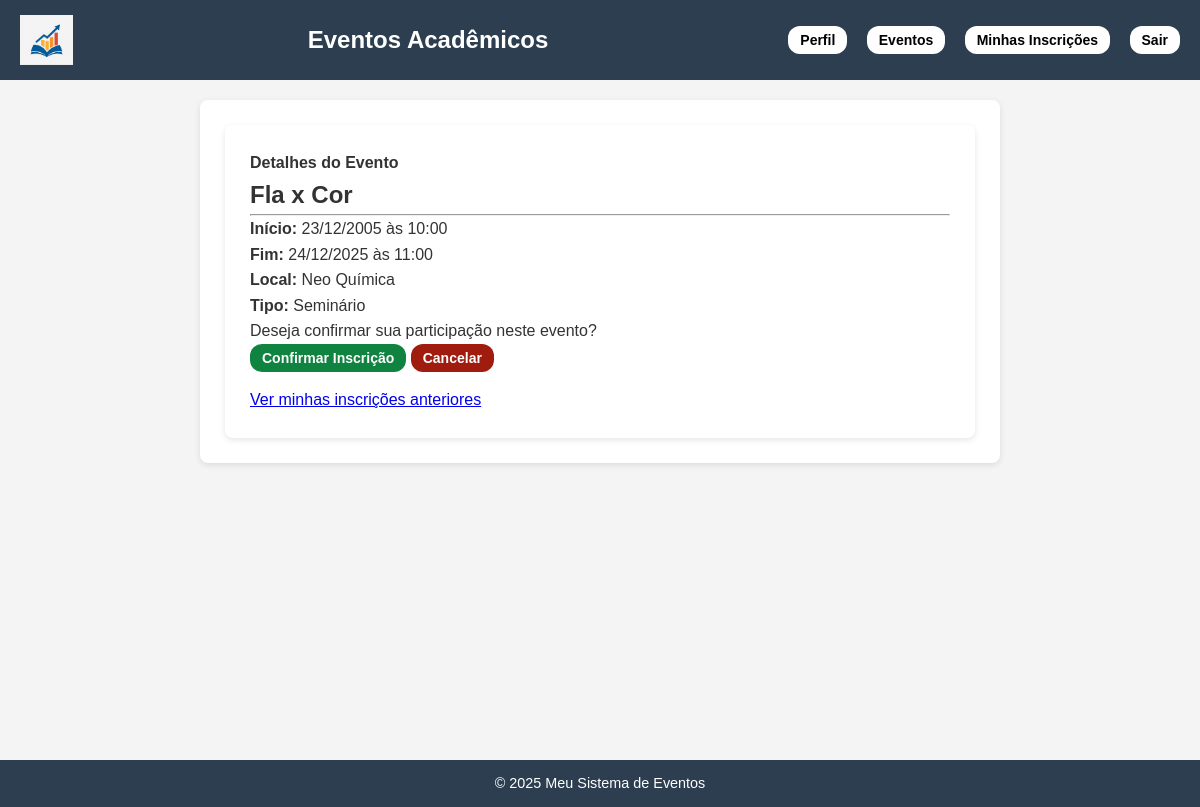
/api/inscricoes/criar/3/ (signed in), run on the app's committed database.
### eventos/models.py (models this page shows, shortened)
class Evento(models.Model):
    TIPOS = [
        ('seminario', 'Seminário'),
        ('palestra', 'Palestra'),
        ('workshop', 'Workshop'),
        ('curso', 'Curso'),
    ]
    nome = models.CharField(max_length=200)
    tipo = models.CharField(max_length=20, choices=TIPOS)
    descricao = models.TextField()
    data_inicio = models.DateField()
    data_fim = models.DateField()
    horario_inicio = models.TimeField()
    horario_fim = models.TimeField()
    local = models.CharField(max_length=255)
    quantidade_participantes = models.PositiveIntegerField(null=True, blank=True)
    organizador = models.ForeignKey(
        User,
        on_delete=models.CASCADE,
        related_name="eventos_organizados"
    )
    professor = models.ForeignKey(User, on_delete=models.SET_NULL, null=True, blank=True)
    banner = models.ImageField(upload_to='banners/', blank=True, null=True)
    def __str__(self):
        return f"{self.nome} - {self.tipo}"

### eventos/views.py (the view, shortened to what this page needs)
# urls.py: path('inscricoes/criar/', views.InscricaoCreateView.as_view(), name='inscricao_create'),
class InscricaoCreateView(LoginRequiredMixin, UserPassesTestMixin, CreateView):
    model = Inscricao
    form_class = InscricaoForm
    template_name = "inscricao_form.html"
    success_url = reverse_lazy("minhas-inscricoes")
    def test_func(self):
        perfil = getattr(self.request.user, 'perfil', None)
        return perfil and perfil.tipo != 'organizador'
    def get_form_kwargs(self):
        kwargs = super().get_form_kwargs()
        kwargs['usuario'] = self.request.user
        return kwargs
    def get_context_data(self, **kwargs):
        context = super().get_context_data(**kwargs)
        evento_id = self.kwargs.get('evento_id')
        if evento_id:
            context['evento'] = get_object_or_404(Evento, pk=evento_id)
        return context

### eventos/context_processors.py (called while the page is built)
def perfil_context(request):
    if request.user.is_authenticated:
        return {'perfil': getattr(request.user, 'perfil', None)}
    return {}

### eventos/templates/inscricao_form.html (shortened to what this page needs)
{% extends 'base.html' %}
{% block content %}
<div class="container mt-4">
    <div class="row justify-content-center">
        <div class="col-md-8">
            <div class="card shadow-sm mb-4 border-primary">
                <div class="card-header bg-primary text-white">
                    <h4 class="mb-0">Detalhes do Evento</h4>
                </div>
                <div class="card-body">
                    {% if evento %}
                        <h2 class="card-title text-primary fw-bold">{{ evento.nome }}</h2>
                        <hr>
                        <div class="row mt-3">
                            <div class="col-md-6">
                                <p><strong>Início:</strong> {{ evento.data_inicio|date:"d/m/Y" }} às {{ evento.horario_inicio }}</p>
                                <p><strong>Fim:</strong> {{ evento.data_fim|date:"d/m/Y" }} às {{ evento.horario_fim }}</p>
                            </div>
                            <div class="col-md-6">
                                <p><strong>Local:</strong> {{ evento.local }}</p>
                                <p><strong>Tipo:</strong> {{ evento.get_tipo_display }}</p>
                            </div>
                        </div>
                    {% else %}
                        <p class="text-danger">Erro: Informações do evento não encontradas.</p>
                    {% endif %}
                </div>
            </div>
            <div class="card shadow-sm">
                <div class="card-body">
                    <p>Deseja confirmar sua participação neste evento?</p>
                    <form method="post">
                        <div class="d-flex gap-2 mt-4">
                            <button type="submit" class="buttonInscricao" style="background-color: #0f833f; color: white; border: none;">
                                Confirmar Inscrição
                            </button>
                            <a href="{% url 'evento_list' %}" class="buttonInscricao" style="background-color: #a01c0e; color: white; border: none;">
                                Cancelar
                            </a>
                        </div>
                    </form>
                </div>
            </div>
            <div class="mt-3 text-center">
                <a href="{% url 'minhas-inscricoes' %}" class="text-decoration-none">Ver minhas inscrições anteriores</a>
            </div>
        </div>
    </div>
</div>
{% endblock %}

### eventos/templates/base.html (style rules this page uses)
* { margin: 0; padding: 0; box-sizing: border-box; }
body { font-family: Arial, sans-serif; background-color: #f4f4f4; color: #333; line-height: 1.6; }
.container { max-width: 800px; margin: auto; background: #fff; padding: 25px; border-radius: 8px; box-shadow: 0 2px 6px rgba(0,0,0,0.1); }
.buttonInscricao { margin-bottom: 15px; font-weight: bold; background-color: white; border: 2px solid #2c3e50; color: black; padding: 6px 12px; border-radius: 12px; text-decoration: none; font-size: 14px; transition: all 0.3s ease; }
button { padding: 10px 15px; border: none; border-radius: 5px; background-color: #27ae60; color: white; cursor: pointer; transition: background 0.3s ease; }

### data on the page
Evento: nome "Fla x Cor", data_inicio "23/12/2005", horario_inicio "10:00", data_fim "24/12/2025", horario_fim "11:00", local "Neo Química", tipo "Seminário"
